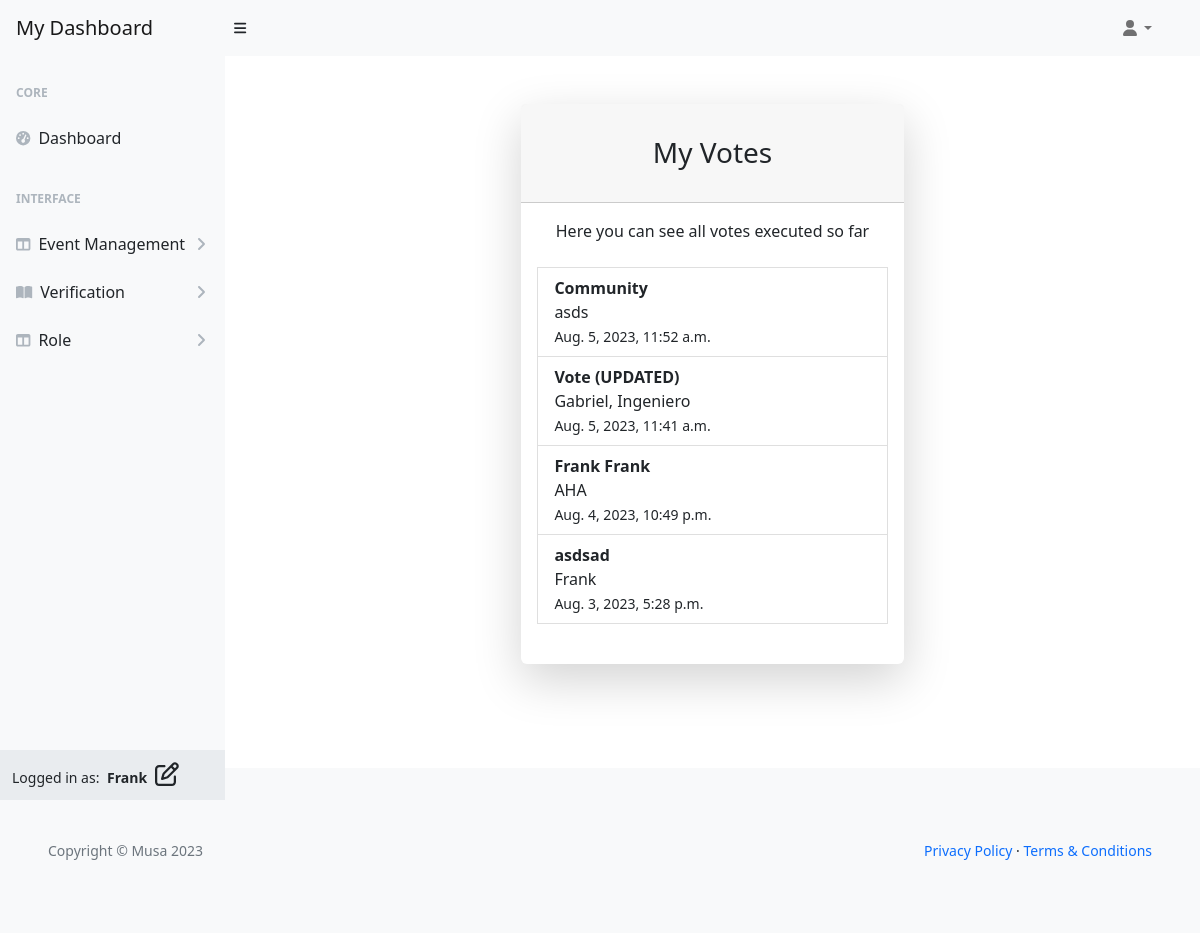
Before: /user/votes/ (signed in) with the older database file.
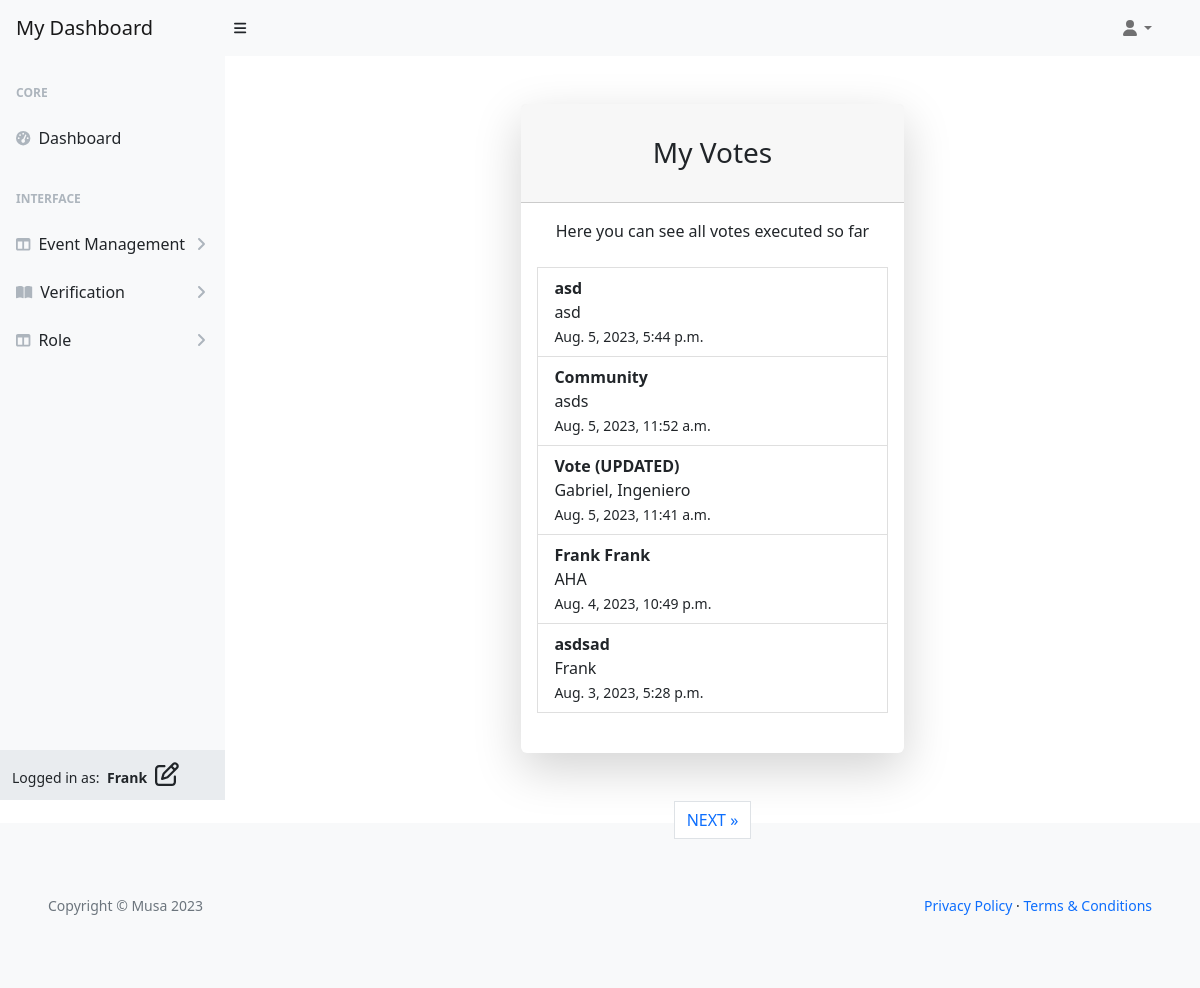
After: the same page with the newer database file.
### vote_management/models.py (models this page shows, shortened)
class VoteRecord(models.Model):
    voter = models.ForeignKey(
        'musa.UserProfile', on_delete=models.CASCADE, related_name="voter_record")
    vote_card = models.ForeignKey(
        VoteCard, on_delete=models.CASCADE, related_name="votecard_record")
    elected_person = models.ForeignKey('ElectedPerson',
                                       on_delete=models.CASCADE,
                                       related_name="elected_record")
    timestamp = models.DateTimeField(auto_now_add=True)
    class Meta:
        ordering = ['timestamp']

class VoteCard(models.Model):
    title = models.CharField(max_length=20, unique=True)
    slug = models.SlugField(max_length=200, unique=True)
    author = models.ForeignKey(
        'musa.UserProfile', on_delete=models.CASCADE, related_name="card_author")
    category = models.ForeignKey(
        Category, on_delete=models.CASCADE, related_name="categories")
    mission = models.CharField(max_length=20)
    location = models.CharField(max_length=20)
    description = models.TextField(max_length=258)
    expire = models.DateField()
    event_image = CloudinaryField('image', default='placeholder')
    vote_record = models.ManyToManyField('musa.UserProfile', through='VoteRecord',
                                         related_name='user_votes', blank=True)
    candidates = models.ManyToManyField('ElectedPerson', related_name='vote_cards',
                                        blank=True)
    status = models.IntegerField(choices=STATUS, default=0)
    excerpt = models.TextField(blank=True)
    type = models.IntegerField(choices=CARD_TYPE, default=0)
    created_on = models.DateField(auto_now_add=True)
    class Meta:
        ordering = ['-created_on']
    def __str__(self):
        return self.title

class ElectedPerson(models.Model):
    name = models.CharField(max_length=80, unique=True)
    is_elected = models.BooleanField(default=False)
    vote_card = models.ForeignKey(
        VoteCard, on_delete=models.CASCADE, related_name="vote_candidate", blank=True)
    class Meta:
        ordering = ['name']
    def __str__(self):
        return self.name

### vote_management/views.py (the view)
# urls.py: path('user/votes/', UserVotes.as_view(),
class UserVotes(UserRequiredMixin, generic.ListView):
    model = VoteRecord
    template_name = 'backend/user-dashboard/user_votes.html'
    paginate_by = 10
    def get_context_data(self, **kwargs):
        context = super().get_context_data(**kwargs)
        user_votes = VoteRecord.objects.filter(
            voter=self.request.user).order_by('-timestamp')
        context['user_votes'] = user_votes
        return context

### user_profile/views.py (called while the page is built)
    def test_func(self):
        user_profile = self.request.user
        return user_profile.is_authenticated and (
            user_profile.role in [0, 1]
        )

### templates/backend/user-dashboard/user_votes.html (shortened to what this page needs)
{% extends "backend/user-dashboard/base.html" %}
{% load i18n %}
{% block content %}
<div id="layoutSidenav_content">
    <main>
        <div class="container">
            <div class="row justify-content-center">
                <div class="col-lg-5">
                    <div class="card shadow-lg border-0 rounded-lg my-5">
                        <div class="card-header">
                            <h3 class="text-center font-weight-light my-4">My Votes</h3>
                        </div>
                        <div class="card-body">
                            <p class="text-center">Here you can see all votes executed so far</p>
                            <ul class="list-group my-4">
                                {% for vote in user_votes.all %}
                                <li class="list-group-item">
                                    <strong>{{ vote.vote_card }}</strong><br>{{ vote.elected_person }}<br>
                                    <small>{{ vote.timestamp }}</small>
                                </li>
                                {% endfor %}
                            </ul>
                        </div>
                    </div>
                    {% if is_paginated %}
                    <nav aria-label="Page navigation">
                        <ul class="pagination justify-content-center">
                            {% if page_obj.has_next %}
                            <li><a href="?page={{ page_obj.next_page_number }}" class="page-link"> NEXT &raquo;</a></li>
                            {% endif %}
                        </ul>
                    </nav>
                    {% endif %}
                </div>
            </div>
        </div>
    </main>
</div>
{% endblock %}

Changed rows visible on the page:
added VoteRecord: vote_card "asd", elected_person "asd", timestamp "Aug. 5, 2023, 5:44 p.m."
Other visible differences:
text now shown: "NEXT »"
